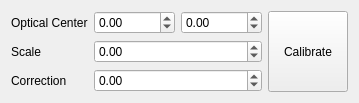
<?xml version="1.0" encoding="UTF-8"?>
<ui version="4.0">
 <class>CSimpleLensCorrectionEditorComp</class>
 <widget class="QWidget" name="CSimpleLensCorrectionEditorComp">
  <property name="geometry">
   <rect>
    <x>0</x>
    <y>0</y>
    <width>330</width>
    <height>90</height>
   </rect>
  </property>
  <layout class="QGridLayout" name="gridLayout">
   <item row="0" column="0">
    <widget class="QLabel" name="label_3">
     <property name="text">
      <string>Optical Center</string>
     </property>
    </widget>
   </item>
   <item row="0" column="1">
    <widget class="QDoubleSpinBox" name="CenterXSB">
     <property name="sizePolicy">
      <sizepolicy hsizetype="Preferred" vsizetype="Fixed">
       <horstretch>0</horstretch>
       <verstretch>0</verstretch>
      </sizepolicy>
     </property>
     <property name="minimum">
      <double>-10000.000000000000000</double>
     </property>
     <property name="maximum">
      <double>10000.000000000000000</double>
     </property>
    </widget>
   </item>
   <item row="0" column="2">
    <widget class="QDoubleSpinBox" name="CenterYSB">
     <property name="sizePolicy">
      <sizepolicy hsizetype="Preferred" vsizetype="Fixed">
       <horstretch>0</horstretch>
       <verstretch>0</verstretch>
      </sizepolicy>
     </property>
     <property name="minimum">
      <double>-10000.000000000000000</double>
     </property>
     <property name="maximum">
      <double>10000.000000000000000</double>
     </property>
    </widget>
   </item>
   <item row="1" column="0">
    <widget class="QLabel" name="label_2">
     <property name="text">
      <string>Scale</string>
     </property>
    </widget>
   </item>
   <item row="2" column="0">
    <widget class="QLabel" name="label">
     <property name="text">
      <string>Correction</string>
     </property>
    </widget>
   </item>
   <item row="0" column="3" rowspan="3">
    <widget class="QPushButton" name="CalibrateButton">
     <property name="sizePolicy">
      <sizepolicy hsizetype="Minimum" vsizetype="Minimum">
       <horstretch>0</horstretch>
       <verstretch>0</verstretch>
      </sizepolicy>
     </property>
     <property name="text">
      <string>Calibrate</string>
     </property>
    </widget>
   </item>
   <item row="1" column="1" colspan="2">
    <widget class="QDoubleSpinBox" name="ScaleSB">
     <property name="sizePolicy">
      <sizepolicy hsizetype="Preferred" vsizetype="Fixed">
       <horstretch>0</horstretch>
       <verstretch>0</verstretch>
      </sizepolicy>
     </property>
     <property name="minimum">
      <double>-10000.000000000000000</double>
     </property>
     <property name="maximum">
      <double>10000.000000000000000</double>
     </property>
    </widget>
   </item>
   <item row="2" column="1" colspan="2">
    <widget class="QDoubleSpinBox" name="CorrectionFactorSB">
     <property name="sizePolicy">
      <sizepolicy hsizetype="Preferred" vsizetype="Fixed">
       <horstretch>0</horstretch>
       <verstretch>0</verstretch>
      </sizepolicy>
     </property>
     <property name="minimum">
      <double>-10000.000000000000000</double>
     </property>
     <property name="maximum">
      <double>10000.000000000000000</double>
     </property>
    </widget>
   </item>
  </layout>
 </widget>
 <tabstops>
  <tabstop>CalibrateButton</tabstop>
 </tabstops>
 <resources/>
 <connections/>
</ui>
